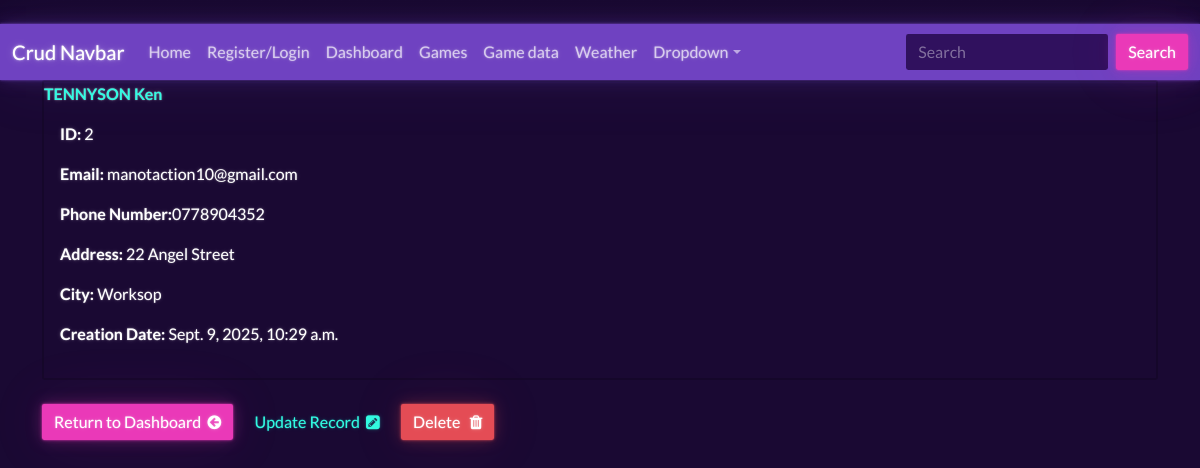
/view-record/2 (signed in), run on the app's committed database.
### website/models.py (models this page shows, shortened)
class Record(models.Model):
    creation_data = models.DateTimeField(auto_now_add = True)
    first_name = models.CharField(max_length = 100, default="")
    last_name = models.CharField(max_length = 100)
    email = models.CharField(max_length = 255)
    phone = models.CharField(max_length = 20)
    address = models.CharField(max_length = 255)
    city = models.CharField(max_length = 255)
    creation_data = models.DateTimeField(auto_now_add=True)

### website/views.py (the view)
# urls.py: path('view-record/<int:pk>', views.view_record, name="view-record"),
@login_required(login_url="login")
def view_record(request, pk):
    record = get_object_or_404(Record, id=pk)
    return render(request, "pages/view_record.html", {"record":record})

### website/templates/pages/view_record.html (shortened to what this page needs)
{% extends 'pages/base.html'%}
{% load crispy_forms_tags %}
{% block content %}
    <div class = "card">
        <strong>
            {{record.last_name|upper}}
            {{record.first_name}}
        </strong>
        <div class="card-body">
            <p> <strong> ID: </strong>{{record.id}}</p>
            <p> <strong> Email: </strong>{{record.email}}</p>
            <p> <strong> Phone Number:</strong>{{record.phone}}</p>
            <p> <strong> Address: </strong>{{record.address}}</p>
            <p> <strong> City: </strong>{{record.city}}</p>
            <p> <strong> Creation Date: </strong>{{record.creation_data}}</p>
        </div>
    </div>
<br>
<a href="{% url 'dashboard' %}" class="btn btn-secondary"> Return to Dashboard &nbsp;<i class="fa fa-arrow-circle-left" aria-hidden="true"></i></a>
<a href="{% url 'update-record' record.id %}" class="btn btninfo"> Update Record  &nbsp;<i class="fa fa-pencil-square" aria-hidden="true"></i>  </a>
<a href="{% url 'delete-record' record.id %}" class="btn btn-danger">Delete  &nbsp; <i class="fa fa-trash" aria-hidden="true"></i> </a>
{% endblock %}

### static/css/style.css (style rules this page uses)
body { background-color:rgb(63, 197, 6); }

### data on the page
Record: last_name "TENNYSON", first_name "Ken", id "2", email "manotaction10@gmail.com", phone "0778904352", address "22 Angel Street", city "Worksop", creation_data "Sept. 9, 2025, 10:29 a.m."
